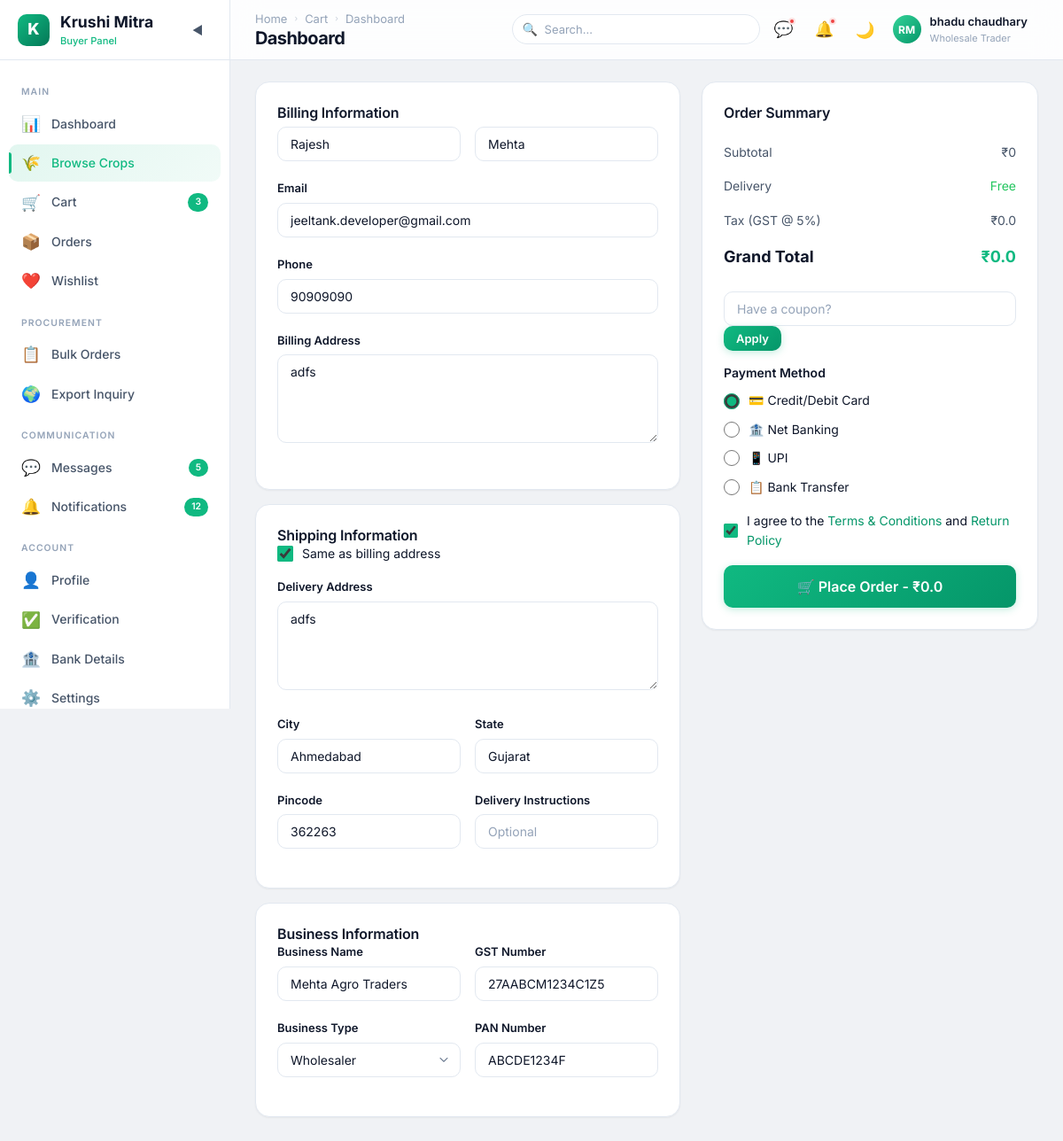
/buyer/checkout/ (signed in), run on an earlier commit of the app's database.
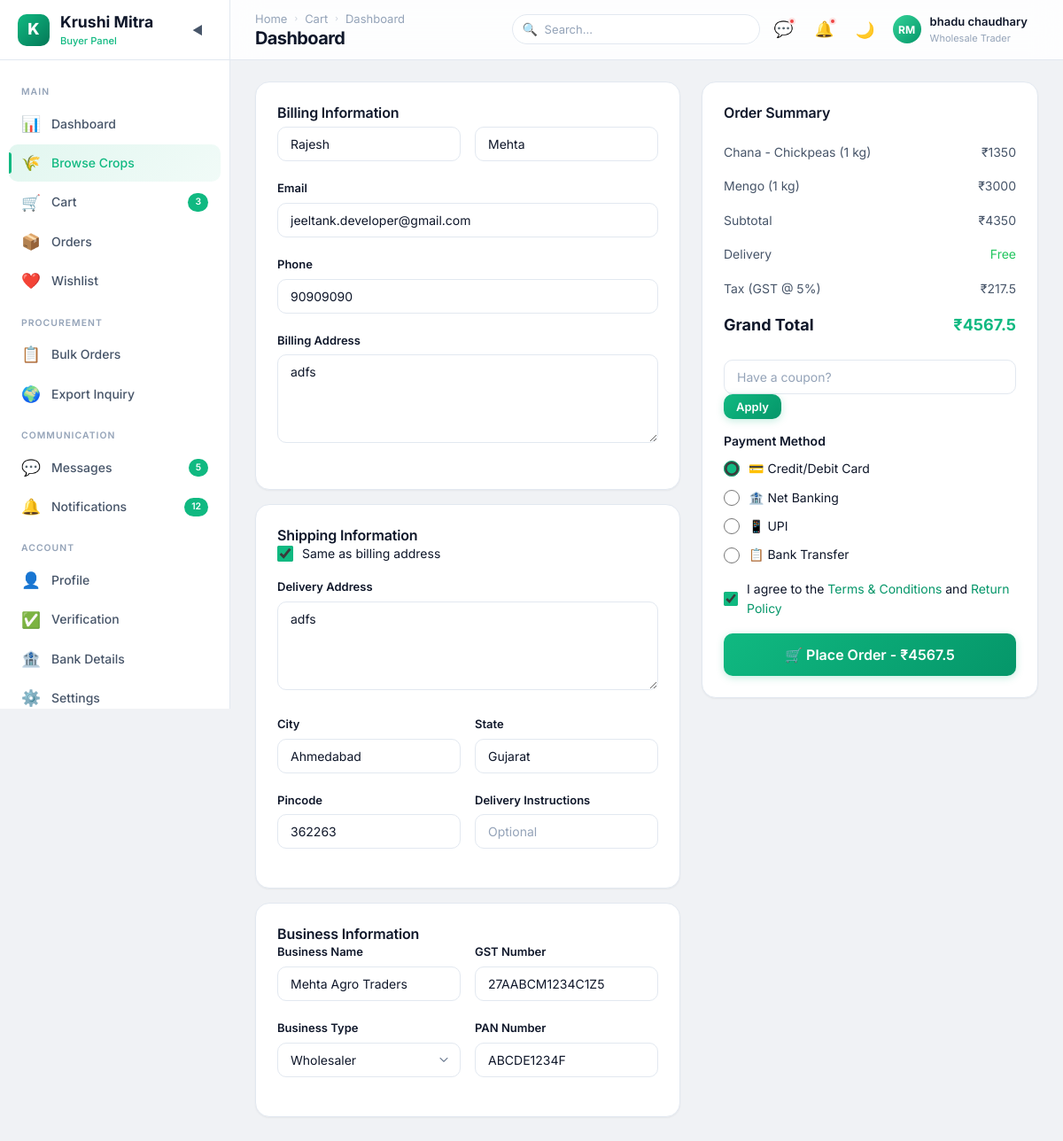
And on a later commit of the database.
### buyer/models.py (models this page shows, shortened)
class Cart(models.Model):
    user = models.OneToOneField(
        User,
        on_delete=models.CASCADE,
        related_name='cart'
    )
    tax_per = models.IntegerField(blank=True, null=True,default=5)
    created_at = models.DateTimeField(auto_now_add=True)
    updated_at = models.DateTimeField(auto_now=True)
    @property
    def total_price(self):
        return sum(item.subtotal for item in self.items.all())
    @property
    def tax(self):
        return (self.total_price * self.tax_per) / 100
    @property
    def final_price(self):
        return self.total_price + self.tax

class CartItem(models.Model):
    cart = models.ForeignKey(Cart,on_delete=models.CASCADE,related_name='items')
    crop = models.ForeignKey(crop,on_delete=models.CASCADE,related_name='crop')
    quantity = models.PositiveIntegerField(default=1)
    added_at = models.DateTimeField(auto_now_add=True)
    class Meta:
        unique_together = ('cart', 'crop')
    @property
    def subtotal(self):
        return self.crop.price * self.quantity

### farmer/models.py (models this page shows, shortened)
class crop(models.Model):
    CATEGORY_CHOICES = (
        ('grain cereals', 'Grain cereals'),
        ('vegetables', 'Vegetables'),
        ('fruits', 'Fruits'),
        ('pulses', 'Pulses'),
        ('spices', 'Spices'),
        ('cotton', 'Cotton'),
    )
    user = models.ForeignKey(User,on_delete=models.CASCADE,related_name="seller")
    cropname = models.CharField(max_length=20)
    category = models.CharField(max_length=20 , choices = CATEGORY_CHOICES)
    quantity = models.IntegerField()
    price = models.IntegerField()
    description = models.TextField(null=True, blank=True)
    image = models.FileField(upload_to='crop/images/', null=True, blank=True)
    is_approved = models.BooleanField(default=False)
    created_at = models.DateTimeField(auto_now_add=True)

### farmer/views.py (the view)
        def wrapper(request, *args, **kwargs):
            if "contact" in request.session:
                try:
                    user = User.objects.get(contact=request.session['contact'])
                    request.uid = user
                    if user.role not in allowed_roles:
                        messages.error(request, "Access Denied")
                        return redirect('login')
                    return view_function(request, *args, **kwargs)
                except User.DoesNotExist:
                    return redirect('login')
            return redirect('login')

### buyer/views.py (called while the page is built, shortened)
@check_login(['Buyer'])
def buyer_checkout(request):
    uid = request.uid
    buyr = Buyer.objects.get(user=uid)
    cart = Cart.objects.get(user = uid)
    cart_items = CartItem.objects.filter(cart=cart)
    context = {"uid":uid,"cart":cart,"cart_items":cart_items ,'buyr':buyr}
    return render(request, "buyer/checkout.html",context)

### farmer/views.py (called while the page is built)
def check_login(allowed_roles):
    def decorator(view_function):
        def wrapper(request, *args, **kwargs):
            if "contact" in request.session:
                try:
                    user = User.objects.get(contact=request.session['contact'])
                    request.uid = user
                    if user.role not in allowed_roles:
                        messages.error(request, "Access Denied")
                        return redirect('login')
                    return view_function(request, *args, **kwargs)
                except User.DoesNotExist:
                    return redirect('login')
            return redirect('login')
        return wrapper
    return decorator

### buyer/templates/buyer/checkout.html (shortened to what the changed rows need)
<!DOCTYPE html>
{% load static %}
<html lang="en" data-theme="light">
<head>
  <link rel="stylesheet" href="{% static 'buyer/css/style.css' %}">
  <link rel="stylesheet" href="{% static 'buyer/css/checkout.css' %}">
</head>
<body>
  <div class="app-layout">
    <div class="main-wrapper">
      <header class="navbar">
        <div class="navbar-left"><button class="mobile-menu-btn">☰</button>
          <div>
            <h1 class="page-title">Checkout</h1>
          </div>
        </div>
      </header>
      <main class="main-content">
        <div class="checkout-layout page-reveal">
          <div class="checkout-summary">
            <form action="{% url 'buyer_checkout'%}" method="post">
              <div class="card">
                <h3 class="card-title" style="margin-bottom:16px;">Order Summary</h3>
                {%for item in cart_items%}
                <div class="checkout-summary-item"><span>{{item.crop.cropname}} ({{item.quantity}}
                    kg)</span><span>₹{{item.subtotal}}</span></div>
                {%endfor%}
                <div class="checkout-summary-item"><span>Subtotal</span><span>₹{{cart.total_price}}</span></div>
                <div class="checkout-summary-item"><span>Delivery</span><span class="text-green">Free</span></div>
                <div class="checkout-summary-item"><span>Tax (GST @ {{cart.tax_per}}%)</span><span>₹{{cart.tax}}</span>
                </div>
                <div class="checkout-summary-item total"><span>Grand Total</span><span>₹{{cart.final_price}}</span>
                </div>
                <div class="coupon-section mt-4">
                  <div class="coupon-input-group">
                  </div>
                </div>
                <div class="checkout-payment mt-4">
                  <h4 style="font-size:0.875rem;font-weight:600;margin-bottom:12px;">Payment Method</h4>
                  <div class="payment-options">
                  </div>
                </div>
                <div class="form-check mt-4">
                  <input type="checkbox" id="terms" checked>
                  <label for="terms">I agree to the <a href="#" style="color:var(--text-link);">Terms & Conditions</a>
                    <a href="#" style="color:var(--text-link);">Return Policy</a></label>
                </div>
                <button class="btn btn-primary btn-lg btn-block mt-4"
                  onclick="showToast('success','Order Placed!','Your order has been placed successfully. Order ID: ORD-2024-0892');setTimeout(()=>window.location='orders.html',1500);">
                  🛒 Place Order - ₹{{cart.final_price}}
                </button>
              </div>
            </form>
          </div>
        </div>
      </main>
    </div>
  </div>
</body>
</html>

What changed in the data, as far as the page shows it:
added CartItem: crop.cropname "Chana - Chickpeas", quantity "1", subtotal "1350"
added CartItem: crop.cropname "Mengo", quantity "1", subtotal "3000"
computed for Cart: total_price "0" → "4350"; tax "0.0" → "217.5"; final_price "0.0" → "4567.5"
